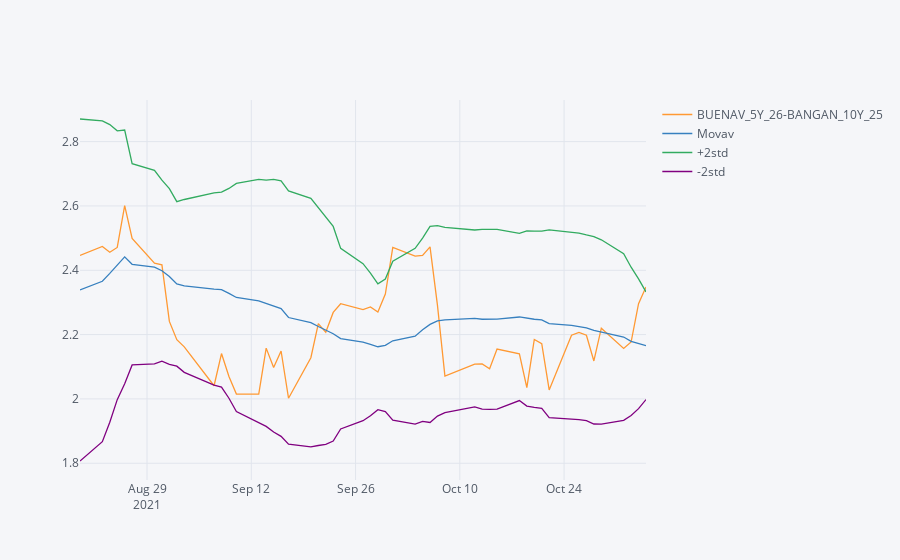

The cell this chart's notebook holds for it:
### Code cell
mejor, par_a = panda_mejor_peor(Spreads,bono,first,20)
mejor[[par_a,'Movav','+2std','-2std']].iplot()
